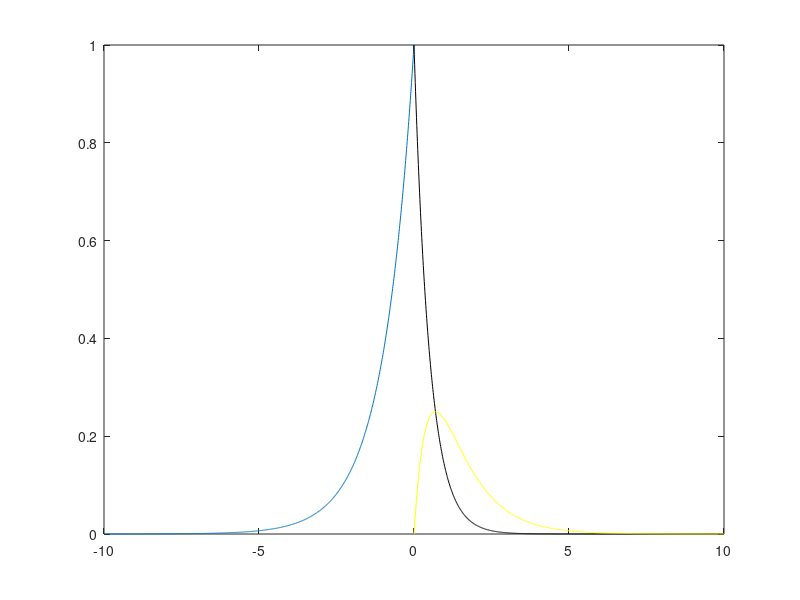

Recreate this plot in MATLAB.
clear all;
close all;
t=0:0.01:10;
x=exp(-t);

h=exp(-2.*t);
plot(-t,x);
hold on;
plot(t,h,'black')
y=(exp(-t)-exp(-2.*t));
hold on;
plot(t,y,'y');